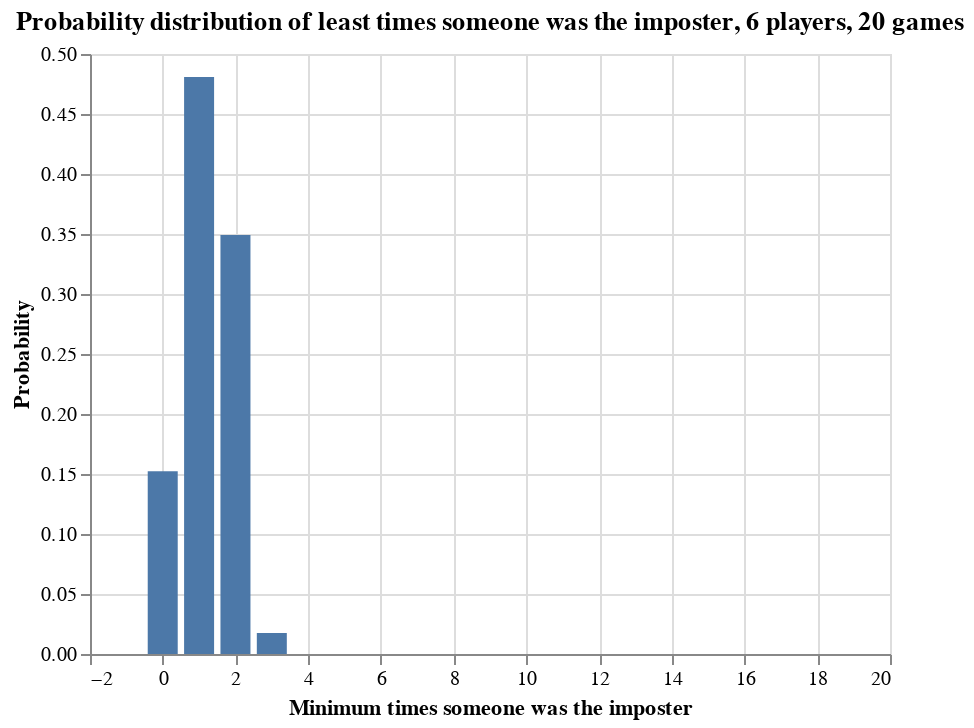

Here is the notebook cell this chart was saved with:
### Markdown cell above
I think this is the most interesting finding here. With 7 players, there is a whopping 30% chance that someone NEVER gets to be the imposter!! And a 8% chance that someone only gets to be the imposter once or never! This seems to be a very common complaint from people, and I believe this is why many people accuse the game of not actually having random selection. Alas, probability is harsh and cruel.

Interestingly, the above visual is VERY sensitive to player count. If you lower the amount of players by 1, you have a much smaller chance of "screwing" someone out of being the imposter:

### Code cell
simulations: int = 100000 
games: int = 20 
players: int = 6 # reduced from 7

df_imposter_probabilities_6 = run_many_simulations(simulations, games, players)

alt.Chart(df_imposter_probabilities_6).mark_bar(size=15).encode(
    x=alt.X('Counts',title = "Minimum times someone was the imposter"),
    y=alt.Y('Min',title = "Probability"),
    tooltip=['Min','MinPVal']
).properties(
    title="Probability distribution of least times someone was the imposter, 6 players, 20 games",
)

### Figure 1 — Vega-Lite specification as saved in the notebook (floating-point values rounded to 4 significant figures)
{"config": {"view": {"continuousWidth": 400, "continuousHeight": 300}}, "data": {"name": "data-3c5458bbced07d363ce54abebc8589ae"}, "mark": {"type": "bar", "size": 15}, "encoding": {"tooltip": [{"type": "quantitative", "field": "Min"}, {"type": "quantitative", "field": "MinPVal"}], "x": {"type": "quantitative", "field": "Counts", "title": "Minimum times someone was the imposter"}, "y": {"type": "quantitative", "field": "Min", "title": "Probability"}}, "title": "Probability distribution of least times someone was the imposter, 6 players, 20 games", "$schema": "https://vega.github.io/schema/vega-lite/v4.8.1.json", "datasets": {"data-3c5458bbced07d363ce54abebc8589ae": [{"LongestString": 0.0, "LongestStringCumSum": 0.0, "LongestStringPVal": 1.0, "Max": 0.0, "MaxCumSum": 0.0, "MaxPVal": 1.0, "Min": 0.1523, "MinCumSum": 0.1523, "MinPVal": 1.0, "Median": 0.0, "MedianCumSum": 0.0, "MedianPVal": 1.0, "Counts": 0}, {"LongestString": 0.03087, "LongestStringCumSum": 0.03087, "LongestStringPVal": 1.0, "Max": 0.0, "MaxCumSum": 0.0, "MaxPVal": 1.0, "Min": 0.4809, "MinCumSum": 0.6332, "MinPVal": 0.8477, "Median": 0.00085, "MedianCumSum": 0.00085, "MedianPVal": 1.0, "Counts": 1}, {"LongestString": 0.6106, "LongestStringCumSum": 0.6414, "LongestStringPVal": 0.9691, "Max": 0.0, "MaxCumSum": 0.0, "MaxPVal": 1.0, "Min": 0.3493, "MinCumSum": 0.9825, "MinPVal": 0.3668, "Median": 0.1148, "MedianCumSum": 0.1156, "MedianPVal": 0.9991, "Counts": 2}, {"LongestString": 0.2943, "LongestStringCumSum": 0.9357, "LongestStringPVal": 0.3586, "Max": 0.0, "MaxCumSum": 0.0, "MaxPVal": 1.0, "Min": 0.0175, "MinCumSum": 1.0, "MinPVal": 0.0175, "Median": 0.791, "MedianCumSum": 0.9067, "MedianPVal": 0.8844, "Counts": 3}, {"LongestString": 0.0541, "LongestStringCumSum": 0.9898, "LongestStringPVal": 0.0643, "Max": 0.07164, "MaxCumSum": 0.07164, "MaxPVal": 1.0, "Min": 0.0, "MinCumSum": 1.0, "MinPVal": 0.0, "Median": 0.09328, "MedianCumSum": 1.0, "MedianPVal": 0.09332, "Counts": 4}, {"LongestString": 0.00863, "LongestStringCumSum": 0.9984, "LongestStringPVal": 0.0102, "Max": 0.375, "MaxCumSum": 0.4466, "MaxPVal": 0.9284, "Min": 0.0, "MinCumSum": 1.0, "MinPVal": 0.0, "Median": 4e-05, "MedianCumSum": 1.0, "MedianPVal": 4e-05, "Counts": 5}, {"LongestString": 0.00131, "LongestStringCumSum": 0.9997, "LongestStringPVal": 0.00157, "Max": 0.3367, "MaxCumSum": 0.7833, "MaxPVal": 0.5534, "Min": 0.0, "MinCumSum": 1.0, "MinPVal": 0.0, "Median": 0.0, "MedianCumSum": 1.0, "MedianPVal": 0.0, "Counts": 6}, {"LongestString": 0.0002, "LongestStringCumSum": 0.9999, "LongestStringPVal": 0.00026, "Max": 0.15, "MaxCumSum": 0.9333, "MaxPVal": 0.2167, "Min": 0.0, "MinCumSum": 1.0, "MinPVal": 0.0, "Median": 0.0, "MedianCumSum": 1.0, "MedianPVal": 0.0, "Counts": 7}, {"LongestString": 4e-05, "LongestStringCumSum": 1.0, "LongestStringPVal": 6e-05, "Max": 0.05049, "MaxCumSum": 0.9838, "MaxPVal": 0.06668, "Min": 0.0, "MinCumSum": 1.0, "MinPVal": 0.0, "Median": 0.0, "MedianCumSum": 1.0, "MedianPVal": 0.0, "Counts": 8}, {"LongestString": 2e-05, "LongestStringCumSum": 1.0, "LongestStringPVal": 2e-05, "Max": 0.01286, "MaxCumSum": 0.9967, "MaxPVal": 0.01619, "Min": 0.0, "MinCumSum": 1.0, "MinPVal": 0.0, "Median": 0.0, "MedianCumSum": 1.0, "MedianPVal": 0.0, "Counts": 9}, {"LongestString": 0.0, "LongestStringCumSum": 1.0, "LongestStringPVal": 0.0, "Max": 0.00277, "MaxCumSum": 0.9994, "MaxPVal": 0.00333, "Min": 0.0, "MinCumSum": 1.0, "MinPVal": 0.0, "Median": 0.0, "MedianCumSum": 1.0, "MedianPVal": 0.0, "Counts": 10}, {"LongestString": 0.0, "LongestStringCumSum": 1.0, "LongestStringPVal": 0.0, "Max": 0.00047, "MaxCumSum": 0.9999, "MaxPVal": 0.00056, "Min": 0.0, "MinCumSum": 1.0, "MinPVal": 0.0, "Median": 0.0, "MedianCumSum": 1.0, "MedianPVal": 0.0, "Counts": 11}, {"LongestString": 0.0, "LongestStringCumSum": 1.0, "LongestStringPVal": 0.0, "Max": 7e-05, "MaxCumSum": 1.0, "MaxPVal": 9e-05, "Min": 0.0, "MinCumSum": 1.0, "MinPVal": 0.0, "Median": 0.0, "MedianCumSum": 1.0, "MedianPVal": 0.0, "Counts": 12}, {"LongestString": 0.0, "LongestStringCumSum": 1.0, "LongestStringPVal": 0.0, "Max": 2e-05, "MaxCumSum": 1.0, "MaxPVal": 2e-05, "Min": 0.0, "MinCumSum": 1.0, "MinPVal": 0.0, "Median": 0.0, "MedianCumSum": 1.0, "MedianPVal": 0.0, "Counts": 13}, {"LongestString": 0.0, "LongestStringCumSum": 1.0, "LongestStringPVal": 0.0, "Max": 0.0, "MaxCumSum": 1.0, "MaxPVal": 0.0, "Min": 0.0, "MinCumSum": 1.0, "MinPVal": 0.0, "Median": 0.0, "MedianCumSum": 1.0, "MedianPVal": 0.0, "Counts": 14}, {"LongestString": 0.0, "LongestStringCumSum": 1.0, "LongestStringPVal": 0.0, "Max": 0.0, "MaxCumSum": 1.0, "MaxPVal": 0.0, "Min": 0.0, "MinCumSum": 1.0, "MinPVal": 0.0, "Median": 0.0, "MedianCumSum": 1.0, "MedianPVal": 0.0, "Counts": 15}, {"LongestString": 0.0, "LongestStringCumSum": 1.0, "LongestStringPVal": 0.0, "Max": 0.0, "MaxCumSum": 1.0, "MaxPVal": 0.0, "Min": 0.0, "MinCumSum": 1.0, "MinPVal": 0.0, "Median": 0.0, "MedianCumSum": 1.0, "MedianPVal": 0.0, "Counts": 16}, {"LongestString": 0.0, "LongestStringCumSum": 1.0, "LongestStringPVal": 0.0, "Max": 0.0, "MaxCumSum": 1.0, "MaxPVal": 0.0, "Min": 0.0, "MinCumSum": 1.0, "MinPVal": 0.0, "Median": 0.0, "MedianCumSum": 1.0, "MedianPVal": 0.0, "Counts": 17}, {"LongestString": 0.0, "LongestStringCumSum": 1.0, "LongestStringPVal": 0.0, "Max": 0.0, "MaxCumSum": 1.0, "MaxPVal": 0.0, "Min": 0.0, "MinCumSum": 1.0, "MinPVal": 0.0, "Median": 0.0, "MedianCumSum": 1.0, "MedianPVal": 0.0, "Counts": 18}, {"LongestString": 0.0, "LongestStringCumSum": 1.0, "LongestStringPVal": 0.0, "Max": 0.0, "MaxCumSum": 1.0, "MaxPVal": 0.0, "Min": 0.0, "MinCumSum": 1.0, "MinPVal": 0.0, "Median": 0.0, "MedianCumSum": 1.0, "MedianPVal": 0.0, "Counts": 19}]}}
